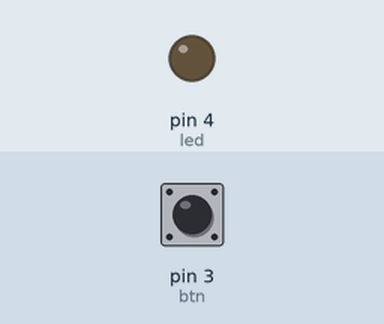
Recording of a sketch running on a simulated Arduino Uno, built with avr-gcc and run on an emulated ATmega328P. Parts: output pins drawn as LEDs (lit = HIGH). Inputs (shaded band) come from the test bench; at power-on: pin 3 (btn) LOW.

Above: at 1.2 s.
1.3 s: pin 3 (btn) pulled HIGH for 0.15 s
At 2.6 s:
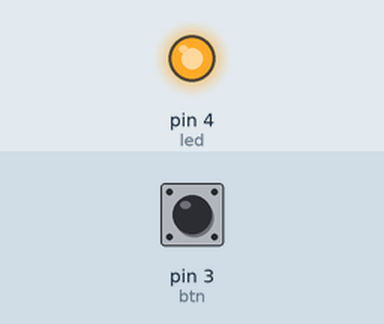
2.9 s: pin 3 (btn) pulled HIGH for 1 s
At 5.1 s:
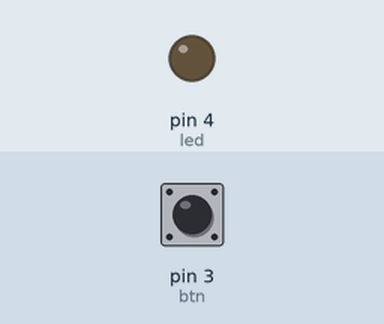
5.4 s: pin 3 (btn) pulled HIGH for 3.2 s
At 9.9 s:
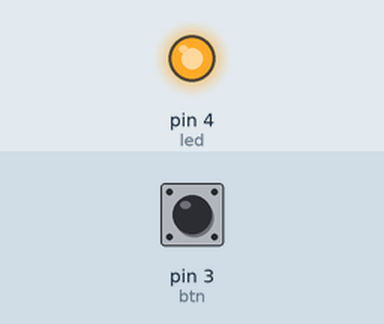
Timing chart, 0 to 11.4 s (numbered marks = the images above; inputs shaded):
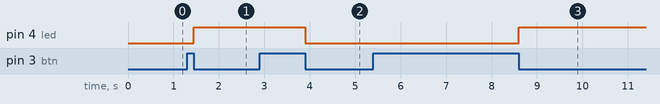

Measured:
- after the input at 1.3 s, pin 4 (led): LOW → HIGH after 0.15 s
- after the input at 2.9 s, pin 4 (led): HIGH → LOW after 1.0 s
- after the input at 5.4 s, pin 4 (led): LOW → HIGH after 3.2 s

The sketch:

aula-06.ino
```cpp
// https://www.tinkercad.com/things/fvXjbkhg4hw-aula06

#define led 4
#define btn 3
int btn_up = 0;
int btn_dwn = 0;

void troca_led(){ // função troca estado do led
  if(digitalRead(led) == HIGH){ // lê a porta do led e verifica se ele ta em HIGH
    digitalWrite(led,LOW);
  }else{
    digitalWrite(led,HIGH);
  }
}

void key_up(){ // controla o estado do botão
  if((btn_up == 1) and (btn_dwn == 1)){
    btn_up = 0;
    btn_dwn = 0;
    troca_led();
  }
}

void setup() {
  pinMode(led,OUTPUT); // definir o modo do led e botão se é de entrada ou saída
  pinMode(btn,INPUT);

}

void loop() {
  if (digitalRead(btn) == HIGH){
    btn_up = 1;
    btn_dwn = 0;
    }else{
      btn_dwn = 1;
    }
  key_up();
}
```
